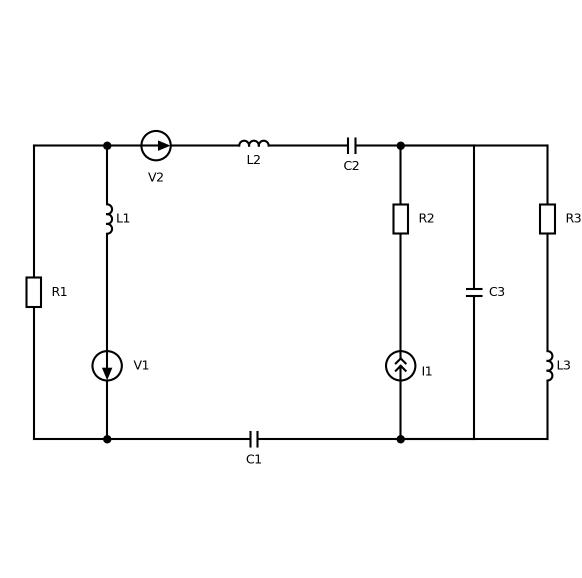
#> input picture report_build/var22/p22_v22.png, 1163 x 1155 px (shown at 1/2 size)
$ python figs22.py
#> lines starting #> are read from the running program, lines starting #| are printed output that depends on the picture
### report_build/var22/figs12.py
# -*- coding: utf-8 -*-
"""Рисунки к заданию 1-2."""
import numpy as np
from PIL import Image
from sch import *

W = __import__("os").path.dirname(__import__("os").path.abspath(__file__)) + "/"
OUT = W + "figs/"


def overlay_canvas(name, crop):
    im = Image.open(W + name).convert("RGBA")
    bg = Image.new("RGBA", im.size, "white")
    bg.alpha_composite(im)
    arr = np.array(bg.convert("RGB"))
    x0, y0, x1, y1 = crop
    fig, ax = new_canvas(x1 - x0, y1 - y0)
    ax.set_xlim(x0, x1); ax.set_ylim(y1, y0)
    ax.imshow(arr, extent=(0, arr.shape[1], arr.shape[0], 0), zorder=0, interpolation="lanczos")
    return fig, ax


CROP = (20, 95, 1168, 1100)
N1, N2, N3 = (405, 334), (1076, 334), (405, 1005)


def plain():
    fig, ax = overlay_canvas("p1_v22.png", CROP)
    save(fig, OUT + "fig12_scheme.png")


# [92 lines left out: functions currents, contours, spice_nodes, norton, not called in this run]


# [2 lines that do not run on import are left out]

### report_build/var7/sch.py
# -*- coding: utf-8 -*-
"""Мини-библиотека для рисования электрических схем в стиле исходных схем задания
(прямоугольные резисторы, круглые источники со стрелкой, точки в узлах).
Координаты - в пикселях (ось y направлена вниз, как у изображений)."""
import numpy as np
import matplotlib
matplotlib.use("Agg")
import matplotlib.pyplot as plt
from matplotlib.patches import Polygon, Circle, Rectangle, FancyArrowPatch
from matplotlib.lines import Line2D

plt.rcParams.update({
    "font.family": "Liberation Serif",
    "mathtext.fontset": "custom",
    "mathtext.rm": "Liberation Serif",
    "mathtext.it": "Liberation Serif:italic",
    "mathtext.bf": "Liberation Serif:bold",
    "mathtext.sf": "Liberation Serif",
    "mathtext.default": "it",
    "axes.unicode_minus": True,
})

LW = 2.9          # толщина линий схемы, pt
BLACK = "#000000"
ANN = "#0b3d91"   # цвет пояснительных стрелок и подписей
ANN2 = "#b3300f"
FS = 21           # размер подписей, pt (при масштабе 1 пиксель = 0,72 pt)


def new_canvas(w, h, dpi=100):
    fig = plt.figure(figsize=(w / dpi, h / dpi), dpi=dpi)
    ax = fig.add_axes([0, 0, 1, 1])
    ax.set_xlim(0, w)
    ax.set_ylim(h, 0)
    ax.set_aspect("equal")
    ax.axis("off")
    return fig, ax


def _vec(p, q):
    p, q = np.asarray(p, float), np.asarray(q, float)
    d = q - p
    L = np.hypot(*d)
    e = d / L
    n = np.array([-e[1], e[0]])
    return p, q, e, n, L


def wire(ax, pts, lw=LW, color=BLACK, ls="-", z=2):
    pts = np.asarray(pts, float)
    ax.plot(pts[:, 0], pts[:, 1], color=color, lw=lw, ls=ls, solid_capstyle="round",
            solid_joinstyle="round", zorder=z)


def dot(ax, p, r=8.5, color=BLACK, z=5):
    ax.add_patch(Circle(p, r, fc=color, ec=color, zorder=z))


def label(ax, x, y, s, fs=FS, color=BLACK, ha="center", va="center", **kw):
    ax.text(x, y, s, fontsize=fs, color=color, ha=ha, va=va, zorder=10, **kw)


def resistor(ax, p, q, t=0.5, half=34, w=17):
    p, q, e, n, L = _vec(p, q)
    c = p + (q - p) * t
    a, b = c - e * half, c + e * half
    wire(ax, [p, a]); wire(ax, [b, q])
    box = np.array([a + n * w, b + n * w, b - n * w, a - n * w])
    ax.add_patch(Polygon(box, closed=True, fc="white", ec=BLACK, lw=LW, zorder=3,
                         joinstyle="miter"))
    return c


# [23 lines left out: functions capacitor, inductor, not called in this run]


def vsource(ax, p, q, forward=True, t=0.5, R=34):
    """Источник ЭДС: стрелка внутри круга направлена от «-» к «+»."""
    p, q, e, n, L = _vec(p, q)
    c = p + (q - p) * t
    wire(ax, [p, c - e * R]); wire(ax, [c + e * R, q])
    ax.add_patch(Circle(c, R, fc="white", ec=BLACK, lw=LW, zorder=3))
    d = e if forward else -e
    tip = c + d * 24
    base = c - d * 8
    tri = np.array([tip, base + n * 13, base - n * 13])
    ax.add_patch(Polygon(tri, closed=True, fc=BLACK, ec=BLACK, zorder=4))
    return c


def isource(ax, p, q, forward=True, t=0.5, R=34):
    p, q, e, n, L = _vec(p, q)
    c = p + (q - p) * t
    wire(ax, [p, c - e * R]); wire(ax, [c + e * R, q])
    ax.add_patch(Circle(c, R, fc="white", ec=BLACK, lw=LW, zorder=3))
    d = e if forward else -e
    for s in (-3, 11):
        tip = c + d * (s + 4)
        l1 = c + d * (s - 8) + n * 12
        l2 = c + d * (s - 8) - n * 12
        wire(ax, [l1, tip, l2], lw=LW * 0.85, z=4)
    return c


# [8 lines left out: function switch_open, not called in this run]


def ground(ax, p, size=26):
    x, y = p
    wire(ax, [(x, y), (x, y + 14)])
    for k, w in enumerate((size, size * 0.66, size * 0.33)):
        wire(ax, [(x - w, y + 14 + k * 9), (x + w, y + 14 + k * 9)])


def arrow(ax, p, q, color=ANN, lw=2.6, ms=22, ls="-", z=8, style="-|>", shrink=0):
    a = FancyArrowPatch(p, q, arrowstyle=style, mutation_scale=ms, color=color,
                        lw=lw, ls=ls, zorder=z, shrinkA=shrink, shrinkB=shrink,
                        joinstyle="miter", capstyle="butt")
    ax.add_patch(a)
    return a


def node_tag(ax, p, text, off=(0, 0), color=ANN, r=19, fs=FS - 1):
    """Номер узла в кружке рядом с точкой p."""
    x, y = p[0] + off[0], p[1] + off[1]
    ax.add_patch(Circle((x, y), r, fc="white", ec=color, lw=2.2, zorder=9))
    ax.text(x, y, text, fontsize=fs, color=color, ha="center", va="center", zorder=10)


# [12 lines left out: function contour, not called in this run]


def save(fig, path, dpi=200):
    fig.savefig(path, dpi=dpi, facecolor="white")
    plt.close(fig)

### report_build/var22/figs22.py
# -*- coding: utf-8 -*-
"""Рисунки к заданию 2-2."""
import numpy as np
from sch import *
from figs12 import overlay_canvas, W, OUT

CROP = (20, 150, 1215, 1000)
P1, P2, P3, P4 = (214, 291), (801, 291), (214, 878), (801, 878)


def plain():
    fig, ax = overlay_canvas("p22_v22.png", CROP)
#> in overlay_canvas, im is the input picture: PIL image 1163x1155 RGBA; mean R, G, B, A 249.6, 249.6, 249.6, 255
#> in overlay_canvas, `bg = Image.new("RGBA", im.size, "white")`: bg: PIL image 1163x1155 RGBA; every value is 255
    save(fig, OUT + "fig22_scheme.png")


def annotated():
    fig, ax = overlay_canvas("p22_v22.png", CROP)
    node_tag(ax, P1, "1", off=(-36, -34)); node_tag(ax, P2, "2", off=(36, -34))
    node_tag(ax, P3, "3", off=(-36, 36)); node_tag(ax, P4, "4", off=(40, 36))
    ground(ax, P4, 24)
    d = r"$\dot{I}_{"
    # R1: сверху вниз
    arrow(ax, (68, 360), (68, 470)); label(ax, 112, 415, d + "R1}$", color=ANN)
    # ветвь L1-V1: сверху вниз
    arrow(ax, (214, 515), (214, 630)); label(ax, 262, 572, d + "L1}$", color=ANN)
    # ветвь V2-L2-C2: слева направо
    arrow(ax, (570, 291), (660, 291)); label(ax, 615, 253, d + "L2}$", color=ANN)
    # C1: слева направо
    arrow(ax, (270, 878), (420, 878)); label(ax, 345, 916, d + "C1}$", color=ANN)
    # R2-I1: снизу вверх
    arrow(ax, (801, 670), (801, 540)); label(ax, 850, 605, d + "R2}$", color=ANN)
    # C3: сверху вниз
    arrow(ax, (948, 345), (948, 455)); label(ax, 996, 400, d + "C3}$", color=ANN)
    # R3-L3: сверху вниз
    arrow(ax, (1095, 515), (1095, 625)); label(ax, 1046, 570, d + "L3}$", color=ANN)
    # напряжение на L3
    label(ax, 1056, 690, "+", color=ANN2, fs=FS + 4); label(ax, 1056, 782, "−", color=ANN2, fs=FS + 4)
    label(ax, 1038, 736, r"$\dot{U}_{L3}$", color=ANN2, ha="right")
    save(fig, OUT + "fig22_currents.png")
#> call 2 of save, with dpi = 200
#> in save (call 2), `fig.savefig(path, dpi=dpi, facecolor="white")`:
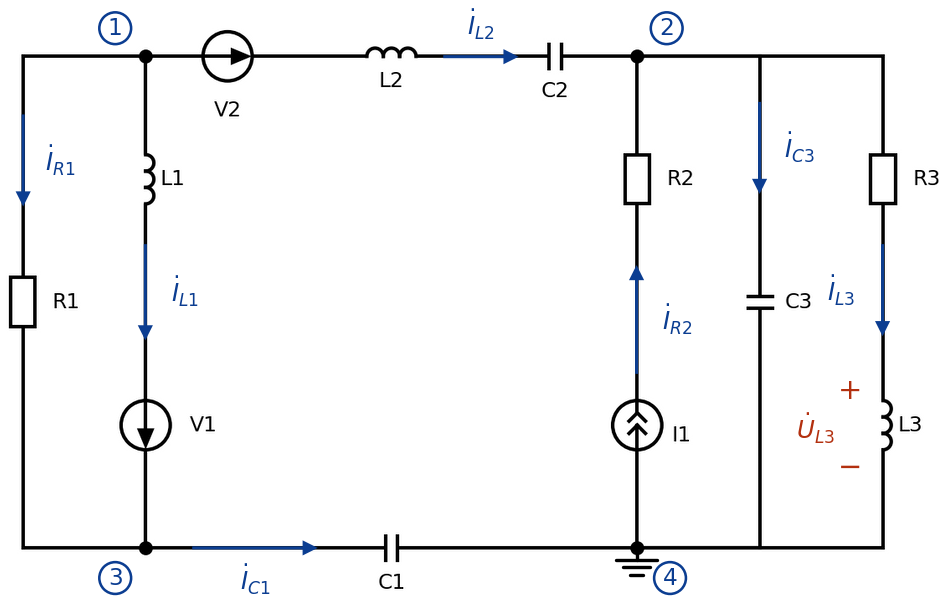
#> figure drawn by matplotlib, 1 panel


def complex_scheme():
    """Схема замещения для комплексных амплитуд: ветви заменены сопротивлениями Z1...Z7."""
    fig, ax = overlay_blank(CROP)
    wire(ax, [(68, 291), (214, 291)]); wire(ax, [(68, 878), (214, 878)])
    resistor(ax, (68, 291), (68, 878)); label(ax, 112, 584, r"$Z_1$", ha="left")
    resistor(ax, (214, 291), (214, 560)); label(ax, 258, 425, r"$Z_2$", ha="left")
    vsource(ax, (214, 878), (214, 560), forward=False, t=0.5)
    label(ax, 258, 720, r"$\dot{V}_1$", ha="left")
    vsource(ax, (214, 291), (410, 291), forward=True); label(ax, 312, 360, r"$\dot{V}_2$")
    resistor(ax, (410, 291), (801, 291)); label(ax, 605, 254, r"$Z_3$")
    resistor(ax, (214, 878), (801, 878)); label(ax, 507, 922, r"$Z_4$")
    resistor(ax, (801, 291), (801, 583)); label(ax, 850, 437, r"$Z_5$", ha="left")
    isource(ax, (801, 878), (801, 583), forward=True); label(ax, 850, 735, r"$\dot{I}_1$", ha="left")
    wire(ax, [(801, 291), (1095, 291)]); wire(ax, [(801, 878), (1095, 878)])
    resistor(ax, (948, 291), (948, 878)); label(ax, 900, 584, r"$Z_6$", ha="right")
    resistor(ax, (1095, 291), (1095, 878)); label(ax, 1142, 584, r"$Z_7$", ha="left")
    for p in (P1, P2, P3, P4, (948, 291), (948, 878)):
        dot(ax, p)
    node_tag(ax, P1, "1", off=(-36, -34)); node_tag(ax, P2, "2", off=(36, -34))
    node_tag(ax, P3, "3", off=(-36, 36)); node_tag(ax, P4, "4", off=(40, 36))
    ground(ax, P4, 24)
    save(fig, OUT + "fig22_complex.png")
#> call 3 of save, with dpi = 200
#> in save (call 3), `fig.savefig(path, dpi=dpi, facecolor="white")`:
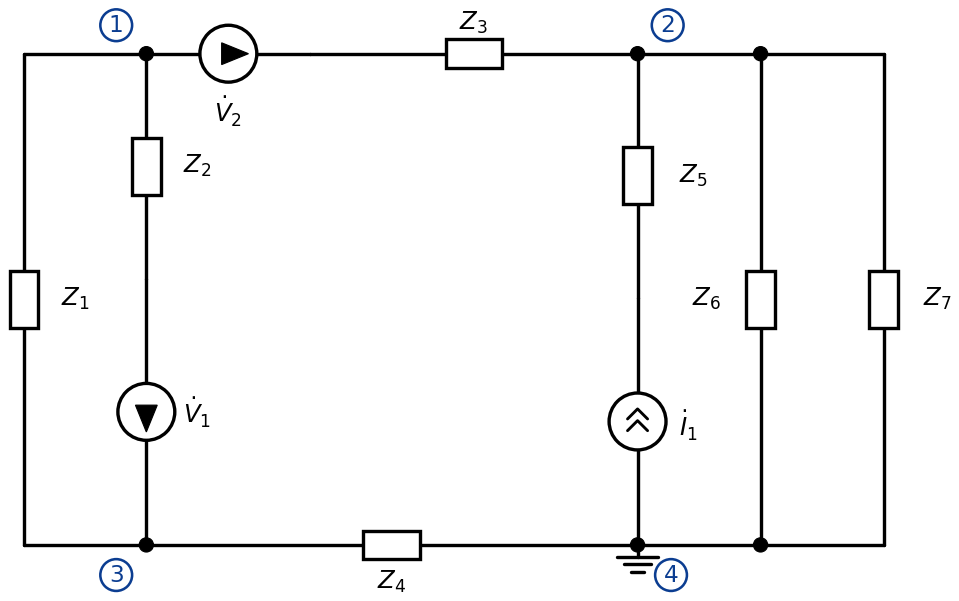
#> figure drawn by matplotlib, 1 panel


def overlay_blank(crop):
    x0, y0, x1, y1 = crop
    fig, ax = new_canvas(x1 - x0, y1 - y0)
    ax.set_xlim(x0, x1); ax.set_ylim(y1, y0)
    return fig, ax


def spice_nodes():
    fig, ax = overlay_canvas("p22_v22.png", CROP)
    lab = dict(color=ANN, fs=FS - 2)
    label(ax, 180, 255, "n1", **lab); label(ax, 836, 255, "n2", **lab)
    label(ax, 180, 925, "n3", **lab); label(ax, 836, 925, "0", **lab); ground(ax, P4, 22)
    label(ax, 1056, 605, "g2", **lab)
    # амперметры: источники нулевого напряжения VA1 ... VA6
    for (x, y, nm, dx, dy) in [(68, 350, "VA1", 52, 0), (214, 350, "VA2", 40, 44), (255, 291, "VA3", 0, -34),
                               (330, 878, "VA4", 0, 38), (948, 350, "VA5", 52, 0), (1095, 350, "VA6", 52, 0), (801, 640, "VA7", 52, 0)]:
        ax.add_patch(Circle((x, y), 15, fc="white", ec=ANN, lw=2.2, zorder=9))
        ax.text(x, y, "A", fontsize=FS - 7, color=ANN, ha="center", va="center", zorder=10)
        label(ax, x + dx, y + dy, nm, **lab)
    save(fig, OUT + "fig22_spice.png")
#> call 4 of save, with path = 'report_build/var22/figs/fig22_spice.png', dpi = 200
#> in save (call 4), `fig.savefig(path, dpi=dpi, facecolor="white")`:
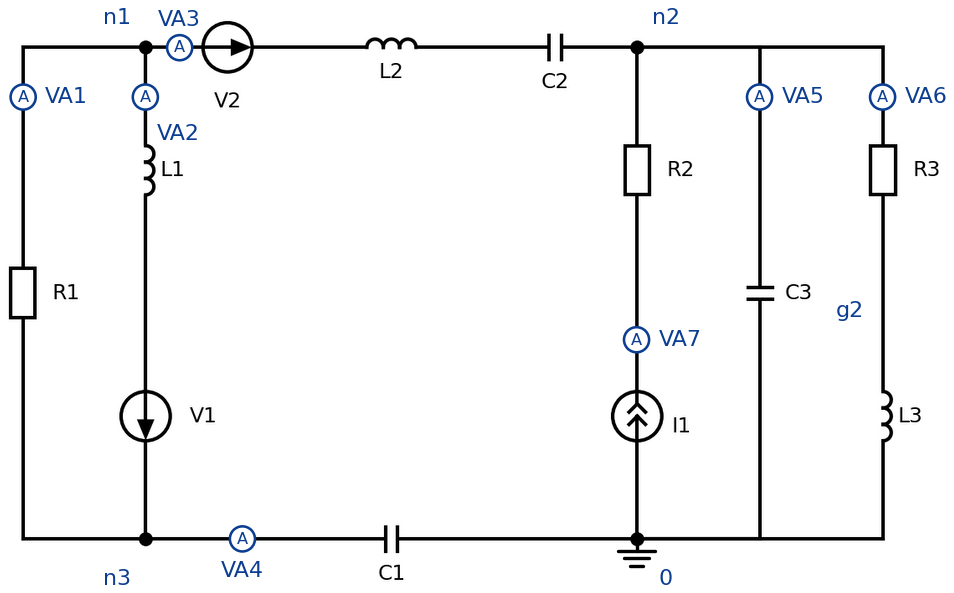
#> figure drawn by matplotlib, 1 panel


def ltspice_nodes():
    """Схема 2-2 с именами цепей, как в файлах LTspice (без амперметров: токи берутся у самих компонентов)."""
    fig, ax = overlay_canvas("p22_v22.png", CROP)
    lab = dict(color=ANN, fs=FS - 2)
    label(ax, 180, 255, "n1", **lab); label(ax, 836, 255, "n2", **lab)
    label(ax, 180, 925, "n3", **lab); label(ax, 836, 925, "0", **lab); ground(ax, P4, 22)
    label(ax, 1056, 605, "g2", **lab)
    save(fig, OUT + "fig22_ltspice.png")
#> in save (call 5), `fig.savefig(path, dpi=dpi, facecolor="white")`:
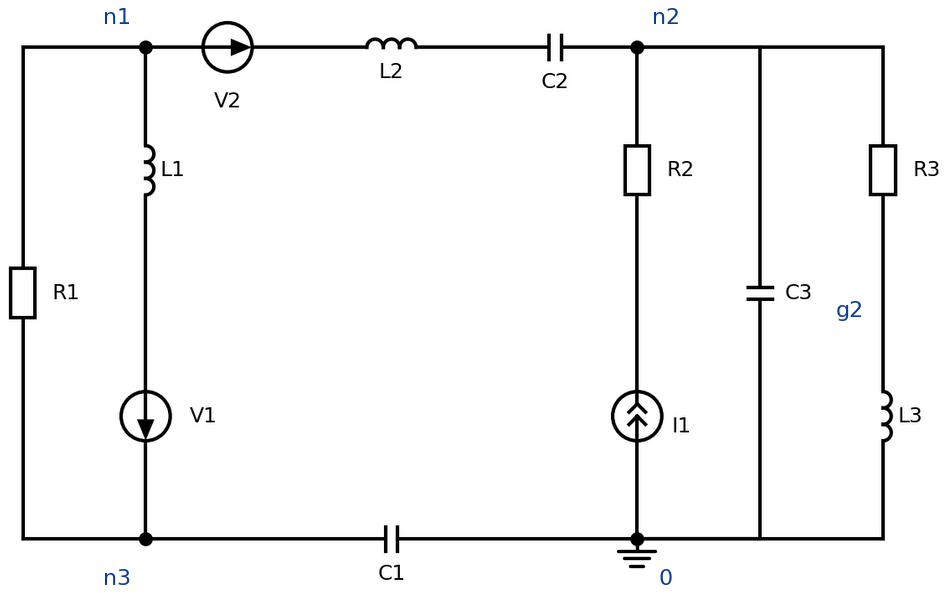
#> figure drawn by matplotlib, 1 panel


if __name__ == "__main__":
    plain(); annotated(); complex_scheme(); spice_nodes(); ltspice_nodes()

$ run again, with report_build/var22/p21_v22.png copied over report_build/var22/p22_v22.png
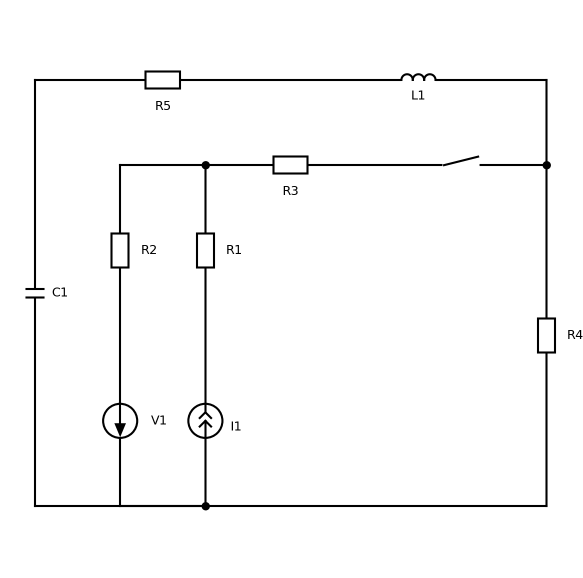
#> input picture report_build/var22/p21_v22.png, 1166 x 1155 px (shown at 1/2 size)
#> in overlay_canvas, im is the input picture: PIL image 1166x1155 RGBA; mean R, G, B, A 248.9, 248.9, 248.9, 255
#> bg: PIL image 1166x1155 RGBA; every value is 255
#> in save (call 2), `fig.savefig(path, dpi=dpi, facecolor="white")`:
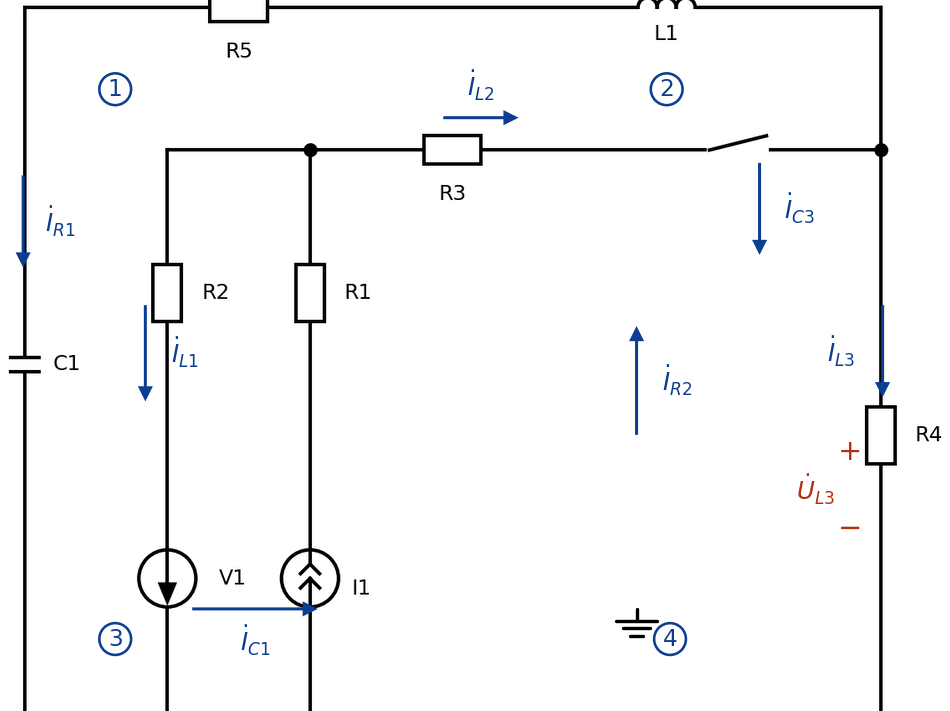
#> figure drawn by matplotlib, 1 panel
#> in save (call 4), `fig.savefig(path, dpi=dpi, facecolor="white")`:
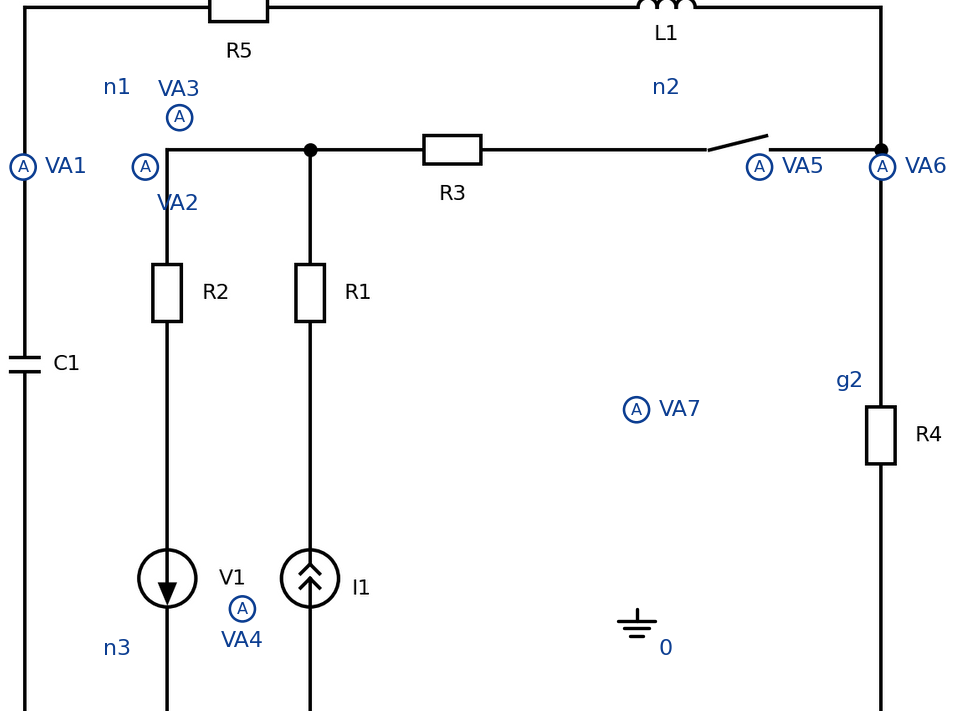
#> figure drawn by matplotlib, 1 panel
